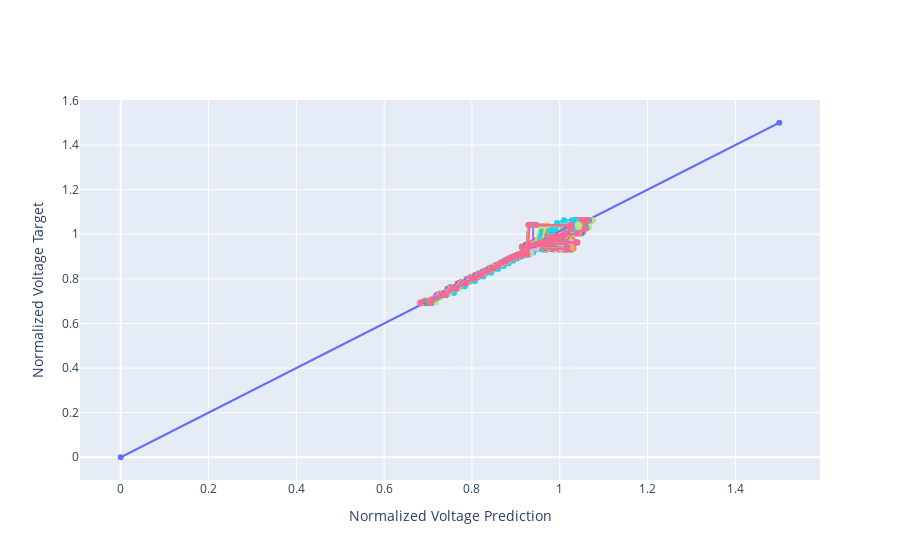

Write notebook code for a chart like this one.
### Markdown cell above
## Parity Plot of Test Error

### Code cell
skip = 20

fig = go.Figure()
fig.add_trace(go.Scatter(x=[0, 1.5], y=[0, 1.5], showlegend=False, mode="markers+lines"))
for i in range(0, len(datasets["X_test"]), batch_size*skip):
    df_pred = pd.DataFrame(model.predict(datasets["X_test"][i : i + batch_size], verbose=0,batch_size=batch_size))
    df_train = pd.DataFrame(datasets["y_test"][i : i + batch_size])
    fig.add_trace(
        go.Scatter(
            x=df_pred[0].values,
            y=df_train[0].values,
            showlegend=False,
            mode="markers+lines",
        )
    )

fig.update_yaxes(title="Normalized Voltage Target")
fig.update_xaxes(title="Normalized Voltage Prediction")
